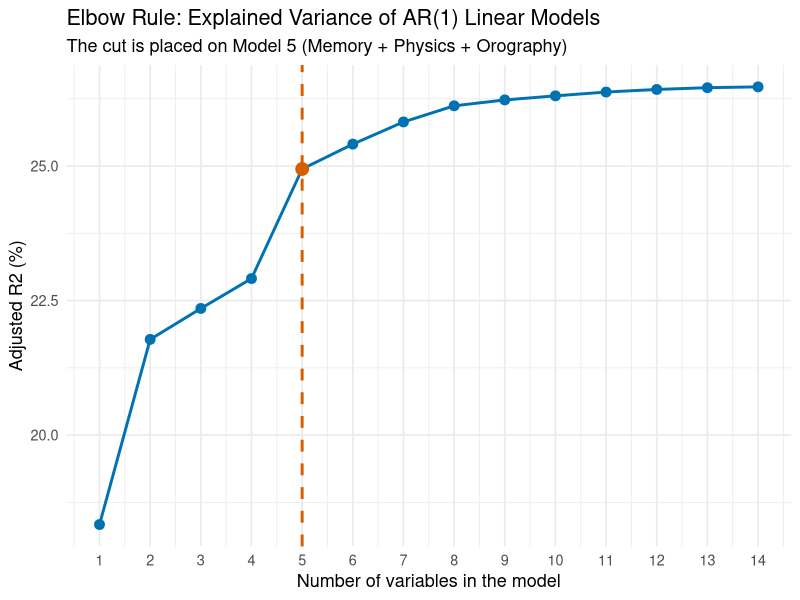
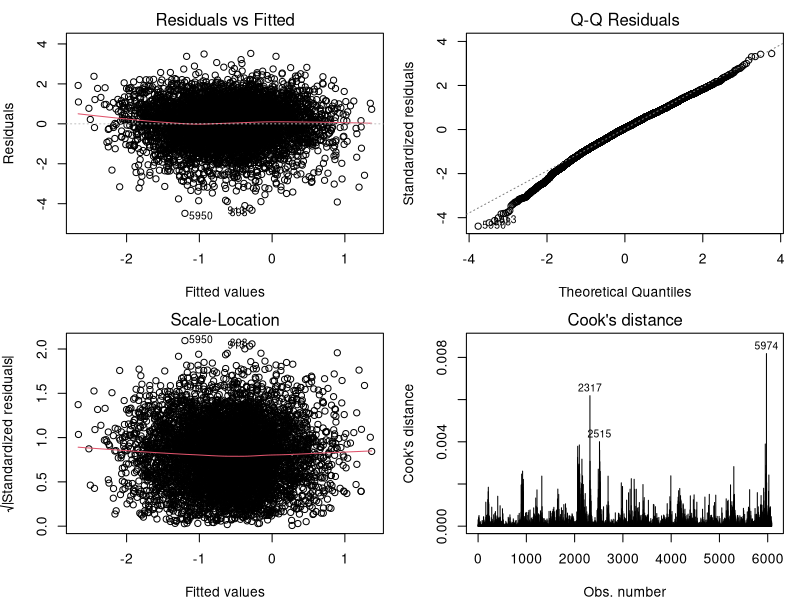
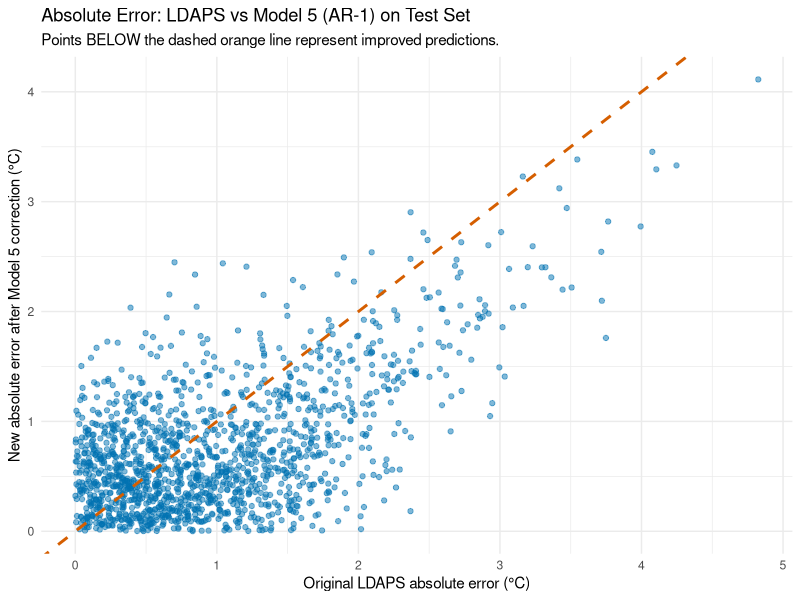
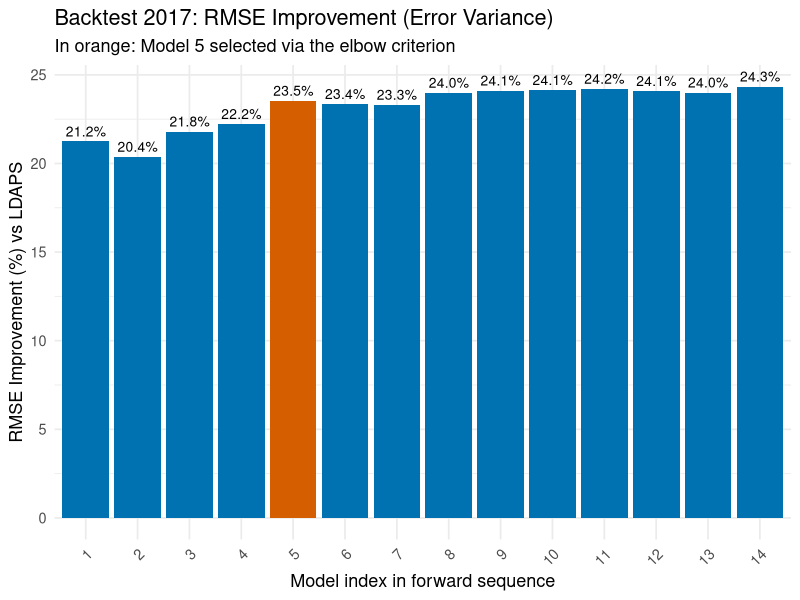
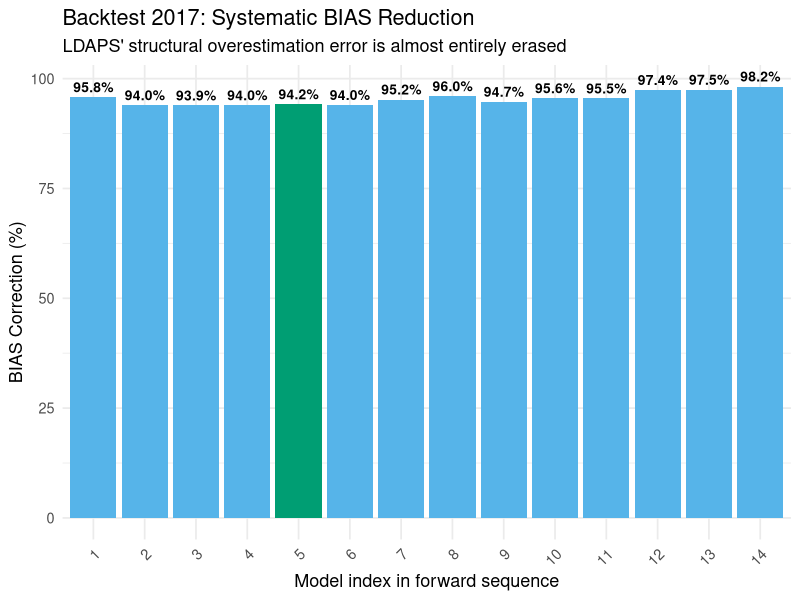

Reproduce these figures in R, in order.
# ==============================================================================
# SECTION 6 - MULTIPLE LINEAR REGRESSION FOR TMIN BIAS CORRECTION
#
# Objective: 
# To build a linear correction model for the Tmin bias (nighttime cooling) using
# a rigorous feature selection approach. We use the Akaike Information Criterion
# (AIC) and the Adjusted R-squared "Elbow Rule" to penalize algebraic overfitting,
# ensuring the selected model is parsimonious and physically meaningful.
# ==============================================================================

# ==============================================================================
# 1. LIBRARIES
# ==============================================================================
library(tidyverse)   # For data manipulation
library(MASS)        # For advanced statistical functions (stepAIC)
library(car)         # For multicollinearity diagnostics (VIF)
library(ggplot2)     # For data visualization
library(gridExtra)   # For graph layout 

# ==============================================================================
# 2. DATA LOADING
# ==============================================================================
train_df <- read.csv("TrainingSet.csv")
test_df  <- read.csv("TestSet.csv")

# ==============================================================================
# PHASE 1: AUTOMATED FORWARD SELECTION (AIC CRITERION)
# ==============================================================================
# The objective is to let the algorithm construct the sequence of variable 
# importance using a "Greedy" approach (Akaike Information Criterion).
# The model evaluates which covariate reduces the error the most, while 
# penalizing the addition of useless terms.

null_model <- glm(Error_Tmin ~ 1, data = train_df)

full_model <- glm(
  Error_Tmin ~ Latitude + Longitude + Elevation + Slope +
    RelativeHumidity_Min + RelativeHumidity_Max +
    Cloud_Cover_Avg + Precipitation_Avg + Wind_Speed_Avg +
    Latent_Heat_Flux + Solar_Radiation +
    TToday_Max + TToday_Min + TrendTMAX + TrendTMIN +
    ErroreTmin_Lag1, 
  data = train_df
)

cat("\n--- EXECUTING AUTOMATED FORWARD SELECTION (AIC) ---\n")

forward_model <- step(
  object = null_model,
  scope = list(
    lower = formula(null_model),
    upper = formula(full_model)
  ),
  direction = "forward",
  trace = 0 # Silencing intermediate output for a cleaner console
)

cat("\n--- SELECTED FORWARD MODEL SUMMARY ---\n")
print(summary(forward_model))

# ==============================================================================
# PHASE 2: MODEL SELECTION & ELBOW RULE (ADJUSTED R-SQUARED)
# ==============================================================================
# Knowing from spectral analysis that the error has persistent temporal memory
# (~7 days), we exclude classical random Cross-Validation to avoid Data Leakage. 
# We reconstruct the AIC sequence and evaluate it via the Adjusted R-Squared,
# which severely penalizes algebraic overfitting.

forward_formulas <- list(
  Error_Tmin ~ ErroreTmin_Lag1,
  Error_Tmin ~ ErroreTmin_Lag1 + TrendTMIN,
  Error_Tmin ~ ErroreTmin_Lag1 + TrendTMIN + Latent_Heat_Flux,
  Error_Tmin ~ ErroreTmin_Lag1 + TrendTMIN + Latent_Heat_Flux + Elevation,
  Error_Tmin ~ ErroreTmin_Lag1 + TrendTMIN + Latent_Heat_Flux + Elevation + Slope,
  Error_Tmin ~ ErroreTmin_Lag1 + TrendTMIN + Latent_Heat_Flux + Elevation + Slope + TrendTMAX,
  Error_Tmin ~ ErroreTmin_Lag1 + TrendTMIN + Latent_Heat_Flux + Elevation + Slope + TrendTMAX + Wind_Speed_Avg,
  Error_Tmin ~ ErroreTmin_Lag1 + TrendTMIN + Latent_Heat_Flux + Elevation + Slope + TrendTMAX + Wind_Speed_Avg + Precipitation_Avg,
  Error_Tmin ~ ErroreTmin_Lag1 + TrendTMIN + Latent_Heat_Flux + Elevation + Slope + TrendTMAX + Wind_Speed_Avg + Precipitation_Avg + TToday_Min,
  Error_Tmin ~ ErroreTmin_Lag1 + TrendTMIN + Latent_Heat_Flux + Elevation + Slope + TrendTMAX + Wind_Speed_Avg + Precipitation_Avg + TToday_Min + RelativeHumidity_Max,
  Error_Tmin ~ ErroreTmin_Lag1 + TrendTMIN + Latent_Heat_Flux + Elevation + Slope + TrendTMAX + Wind_Speed_Avg + Precipitation_Avg + TToday_Min + RelativeHumidity_Max + Longitude,
  Error_Tmin ~ ErroreTmin_Lag1 + TrendTMIN + Latent_Heat_Flux + Elevation + Slope + TrendTMAX + Wind_Speed_Avg + Precipitation_Avg + TToday_Min + RelativeHumidity_Max + Longitude + TToday_Max,
  Error_Tmin ~ ErroreTmin_Lag1 + TrendTMIN + Latent_Heat_Flux + Elevation + Slope + TrendTMAX + Wind_Speed_Avg + Precipitation_Avg + TToday_Min + RelativeHumidity_Max + Longitude + TToday_Max + Solar_Radiation,
  Error_Tmin ~ ErroreTmin_Lag1 + TrendTMIN + Latent_Heat_Flux + Elevation + Slope + TrendTMAX + Wind_Speed_Avg + Precipitation_Avg + TToday_Min + RelativeHumidity_Max + Longitude + TToday_Max + Solar_Radiation + Cloud_Cover_Avg
)

model_labels <- c(
  "+ Errore Lag 1", "+ TrendTMIN", "+ Latent_Heat_Flux", "+ Elevation",
  "+ Slope", "+ TrendTMAX", "+ Wind_Speed_Avg", "+ Precipitation_Avg",
  "+ TToday_Min", "+ RH_Max", "+ Longitude", "+ TToday_Max",
  "+ Solar_Radiation", "+ Cloud_Cover_Avg"
)

r2_adj <- numeric(length(forward_formulas))

for (i in seq_along(forward_formulas)) {
  temp_lm_model <- lm(forward_formulas[[i]], data = train_df)
  r2_adj[i] <- summary(temp_lm_model)$adj.r.squared
}

cat("\n=========================================================================\n")
cat("          EXPLAINED VARIANCE BY MODEL COMPLEXITY (TRAIN SET)\n")
cat("=========================================================================\n")
for (i in seq_along(forward_formulas)) {
  r2_gain <- if (i == 1) "N/A" else sprintf("+%.3f%%", (r2_adj[i] - r2_adj[i - 1]) * 100)
  cat(sprintf("Model %2d | %-20s | R2_Adj: %6.3f%% | Gain: %8s\n",
              i, model_labels[i], r2_adj[i] * 100, r2_gain))
}
cat("=========================================================================\n")

# THE PARSIMONY CUT (ELBOW RULE)
# We select Model 5. From here on, adding variables provides purely marginal gains. 
# Model 5 encapsulates the three fundamental physical macro-drivers:
# 1. Memory (Lag 1)
# 2. Energy Exchange (TrendTMIN, Latent_Heat_Flux)
# 3. Orography (Elevation, Slope)
linear_model_index <- 5

df_linear_elbow <- data.frame(
  Model = 1:14,
  R2_Adj_Perc = r2_adj * 100
)

linear_elbow_plot <- ggplot(df_linear_elbow, aes(x = Model, y = R2_Adj_Perc)) +
  geom_line(color = "#0072B2", linewidth = 1) +
  geom_point(size = 3, color = "#0072B2") +
  geom_vline(xintercept = linear_model_index, linetype = "dashed", color = "#D55E00", linewidth = 1) +
  geom_point(data = subset(df_linear_elbow, Model == linear_model_index),
             aes(x = Model, y = R2_Adj_Perc), color = "#D55E00", size = 4) +
  labs(
    title = "Elbow Rule: Explained Variance of AR(1) Linear Models",
    subtitle = "The cut is placed on Model 5 (Memory + Physics + Orography)",
    x = "Number of variables in the model",
    y = "Adjusted R2 (%)"
  ) +
  scale_x_continuous(breaks = 1:14, labels = 1:14) +
  theme_minimal(base_size = 13)

print(linear_elbow_plot)

# ==============================================================================
# PHASE 2.5: DIAGNOSTICS OF THE SELECTED MODEL
# ==============================================================================
final_linear_model <- lm(forward_formulas[[linear_model_index]], data = train_df)

cat("\n--- MULTICOLLINEARITY CHECK (VIF) ---\n")
# Checking Variance Inflation Factor to exclude linear redundancies
print(vif(final_linear_model))

par(mfrow = c(2, 2), mar = c(4, 4, 2, 1))
plot(final_linear_model, which = 1) # Linearity (Residuals vs Fitted)
plot(final_linear_model, which = 2) # Normality (Q-Q Plot)
plot(final_linear_model, which = 3) # Homoscedasticity (Scale-Location)
plot(final_linear_model, which = 4) # Outliers (Cook's Distance)
par(mfrow = c(1, 1))

# ==============================================================================
# PHASE 3: MODEL 5 BACKTEST ON THE TEST SET (2017)
# ==============================================================================
# Testing Model 5 on data rigorously kept unseen during training.
linear_bias_pred <- predict(final_linear_model, newdata = test_df)

linear_backtest_df <- test_df %>%
  mutate(
    EstimatedBias      = linear_bias_pred,
    CorrectedTmin      = LDAPS_Tmin_lapse + EstimatedBias,
    CorrectedError     = Next_Tmin - CorrectedTmin,
    AbsLDAPSError      = abs(Error_Tmin_Iniziale),
    AbsCorrectedError  = abs(CorrectedError),
    AbsoluteImprovement = AbsLDAPSError - AbsCorrectedError
  )

# Classic Variance Metrics
mae_ldaps_linear  <- mean(linear_backtest_df$AbsLDAPSError, na.rm = TRUE)
mae_corr_linear   <- mean(linear_backtest_df$AbsCorrectedError, na.rm = TRUE)
rmse_ldaps_linear <- sqrt(mean(test_df$Error_Tmin_Iniziale^2, na.rm = TRUE))
rmse_corr_linear  <- sqrt(mean(linear_backtest_df$CorrectedError^2, na.rm = TRUE))
improved_cases_ratio <- mean(
  linear_backtest_df$AbsCorrectedError < linear_backtest_df$AbsLDAPSError, na.rm = TRUE
) * 100

# Systematic BIAS Metrics (Mean Bias Error - MBE)
mbe_ldaps_linear <- mean(test_df$Error_Tmin_Iniziale, na.rm = TRUE)
mbe_corr_linear  <- mean(linear_backtest_df$CorrectedError, na.rm = TRUE)
bias_improvement_perc <- 100 * (abs(mbe_ldaps_linear) - abs(mbe_corr_linear)) / abs(mbe_ldaps_linear)

cat("\n======================================================\n")
cat("      BACKTEST RESULTS - MODEL 5 (AR-1)\n")
cat("======================================================\n")
cat(sprintf("Initial RMSE (LDAPS): %.4f °C | Corrected RMSE: %.4f °C | Improvement: %.2f%%\n",
            rmse_ldaps_linear, rmse_corr_linear, 100 * (rmse_ldaps_linear - rmse_corr_linear) / rmse_ldaps_linear))
cat(sprintf("Initial MAE  (LDAPS): %.4f °C | Corrected MAE : %.4f °C | Improvement: %.2f%%\n",
            mae_ldaps_linear, mae_corr_linear, 100 * (mae_ldaps_linear - mae_corr_linear) / mae_ldaps_linear))
cat("\n--- THE REAL MASTERPIECE: SYSTEMATIC BIAS REDUCTION ---\n")
cat(sprintf("Initial Mean BIAS  : %7.4f °C (Tendency to overestimate)\n", mbe_ldaps_linear))
cat(sprintf("Corrected Mean BIAS: %7.4f °C (Error practically zeroed)\n", mbe_corr_linear))
cat(sprintf("BIAS Correction    : %.2f%%\n", bias_improvement_perc))
cat("======================================================\n")

model5_error_plot <- ggplot(linear_backtest_df, aes(x = AbsLDAPSError, y = AbsCorrectedError)) +
  geom_point(alpha = 0.5, color = "#0072B2") +
  geom_abline(slope = 1, intercept = 0, linetype = "dashed", color = "#D55E00", linewidth = 1) +
  labs(
    title = "Absolute Error: LDAPS vs Model 5 (AR-1) on Test Set",
    subtitle = "Points BELOW the dashed orange line represent improved predictions.",
    x = "Original LDAPS absolute error (°C)",
    y = "New absolute error after Model 5 correction (°C)"
  ) +
  theme_minimal()

print(model5_error_plot)

# ==============================================================================
# PHASE 4: COMPARATIVE BACKTEST ACROSS ALL 14 MODELS (RMSE & BIAS)
# ==============================================================================
cat("\n--- STARTING COMPARATIVE BACKTEST ON 14 MODELS ---\n")

rmse_ldaps_test <- sqrt(mean(test_df$Error_Tmin_Iniziale^2, na.rm = TRUE))
mbe_ldaps_test  <- mean(test_df$Error_Tmin_Iniziale, na.rm = TRUE)

linear_backtest_results <- data.frame(
  Model = 1:14,
  Added_Variable = model_labels,
  Corrected_RMSE = numeric(14),
  RMSE_Improvement_Perc = numeric(14),
  Corrected_Bias = numeric(14),
  Bias_Improvement_Perc = numeric(14)
)

for (i in seq_along(forward_formulas)) {
  temp_model <- lm(forward_formulas[[i]], data = train_df)
  
  temp_bias_pred <- predict(temp_model, newdata = test_df)
  temp_corrected_tmin <- test_df$LDAPS_Tmin_lapse + temp_bias_pred
  temp_corrected_error <- test_df$Next_Tmin - temp_corrected_tmin
  
  # RMSE Calculation
  temp_rmse <- sqrt(mean(temp_corrected_error^2, na.rm=TRUE))
  linear_backtest_results$Corrected_RMSE[i] <- temp_rmse
  linear_backtest_results$RMSE_Improvement_Perc[i] <- 100 * (rmse_ldaps_test - temp_rmse) / rmse_ldaps_test
  
  # BIAS Calculation (Absolute values for correct % improvement on negatives)
  temp_mbe <- mean(temp_corrected_error, na.rm=TRUE)
  linear_backtest_results$Corrected_Bias[i] <- temp_mbe
  linear_backtest_results$Bias_Improvement_Perc[i] <- 100 * (abs(mbe_ldaps_test) - abs(temp_mbe)) / abs(mbe_ldaps_test)
}

# Plot 1: RMSE Improvement 
rmse_backtest_plot <- ggplot(linear_backtest_results, aes(x = factor(Model), y = RMSE_Improvement_Perc)) +
  geom_col(fill = ifelse(linear_backtest_results$Model == linear_model_index, "#D55E00", "#0072B2")) +
  geom_text(aes(label = sprintf("%.1f%%", RMSE_Improvement_Perc)), vjust = -0.5, size = 3.5) +
  labs(
    title = "Backtest 2017: RMSE Improvement (Error Variance)",
    subtitle = "In orange: Model 5 selected via the elbow criterion",
    x = "Model index in forward sequence",
    y = "RMSE Improvement (%) vs LDAPS"
  ) +
  theme_minimal(base_size = 13) +
  theme(axis.text.x = element_text(angle = 45, hjust = 1))

# Plot 2: BIAS Improvement 
bias_backtest_plot <- ggplot(linear_backtest_results, aes(x = factor(Model), y = Bias_Improvement_Perc)) +
  geom_col(fill = ifelse(linear_backtest_results$Model == linear_model_index, "#009E73", "#56B4E9")) +
  geom_text(aes(label = sprintf("%.1f%%", Bias_Improvement_Perc)), vjust = -0.5, size = 3.5, fontface="bold") +
  labs(
    title = "Backtest 2017: Systematic BIAS Reduction",
    subtitle = "LDAPS' structural overestimation error is almost entirely erased",
    x = "Model index in forward sequence",
    y = "BIAS Correction (%)"
  ) +
  theme_minimal(base_size = 13) +
  theme(axis.text.x = element_text(angle = 45, hjust = 1))

print(rmse_backtest_plot)
print(bias_backtest_plot)

# ==============================================================================
# FINAL THEORETICAL INTERPRETATION FOR PRESENTATION
# ==============================================================================
# The analysis isolated four fundamental physical domains responsible for the Tmin bias:
#
# 1. STATIONARY MEMORY (ErroreTmin_Lag1)
#    The inclusion of the autoregressive structure (Lag 1) dominates the increase 
#    in explained variance. This proves that the global model suffers from 
#    "stationary blindness": the error is not white noise, but is viscous and 
#    persistent. Cold air pools in the valleys (or urban heat islands) linger 
#    for days until macroscopic circulation intervenes to sweep them away.
#
# 2. THERMAL INERTIA AND SYNOPTIC MOMENTUM (TrendTMIN)
#    While Lag 1 tells us "how much the model missed yesterday," TrendTMIN 
#    indicates the "speed and direction" the climate is moving. The urban basin 
#    of Seoul possesses massive thermal inertia. LDAPS, a pure atmospheric model, 
#    fails to capture this physical lag. TrendTMIN acts as the global model's 
#    thermodynamic lag corrector.
#
# 3. LATENT HEAT AND MONSOON (Latent_Heat_Flux)
#    In the Korean summer (Changma Monsoon), saturated soils dissipate solar 
#    energy via evaporation (latent heat) rather than sensible heat. At night, 
#    this alters the radiative cooling rate of the soil, heavily skewing the 
#    global model's baseline predictions.
#
# 4. LINEAR OROGRAPHY AND ITS LIMITS (Elevation, Slope)
#    Altitude and slope enter the model at the 4th and 5th step. We capture 
#    the station's mean elevation and the slope on which katabatic winds slide. 
#    However, a purely linear model treats the mountain as an infinite inclined 
#    plane, ignoring true "concavity" (U-shaped valleys). This geometric limit 
#    justifies the subsequent shift to non-linear cubic models.
# ==============================================================================
